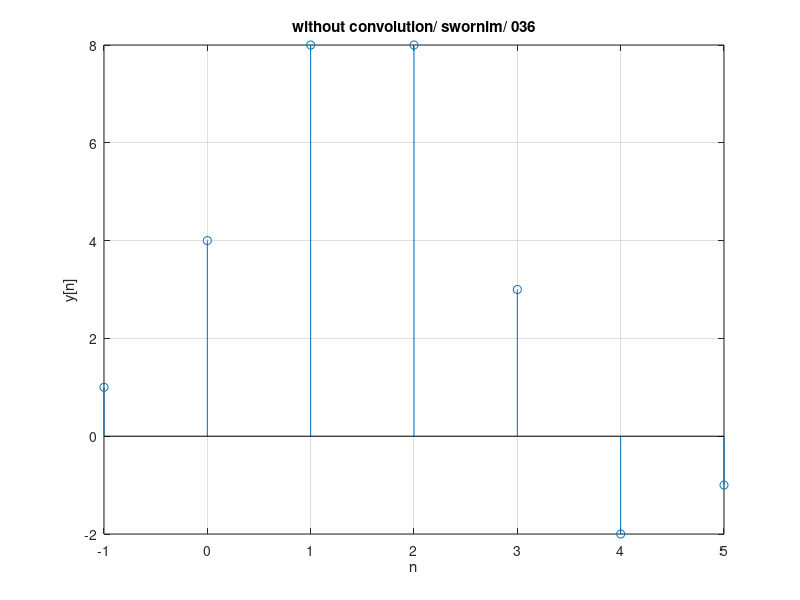

Reproduce this figure in MATLAB.
%q2) two discrete signals are given as h[n] = {1,2,1,-1} and x[n] =
%{1,2,3,1} plot these two signals
%(a) without using  convolution function 
%(b) with convolution function

clc
close all
clear all
h = [1 2 1 -1];
nh = [-1 0 1 2];
x = [1 2 3 1];
nx = [0 1 2 3];
X = [x,zeros(1,length(h))];
H = [h,zeros(1,length(x))];
n1 = length(x);
n2 = length(h);
for n = 1 : n1 + n2 - 1
    y(n) = 0;
    for k = 1 : n1
        if ((n-k+1) > 0)
            y(n) = y(n) + X(k) * H(n-k+1);
        end
    end
end
n = min(nh)+ min(nx):max(nh)+max(nx);
stem(n,y);
xlabel('n')
ylabel('y[n]');
title('without convolution/ swornim/ 036')
grid on 